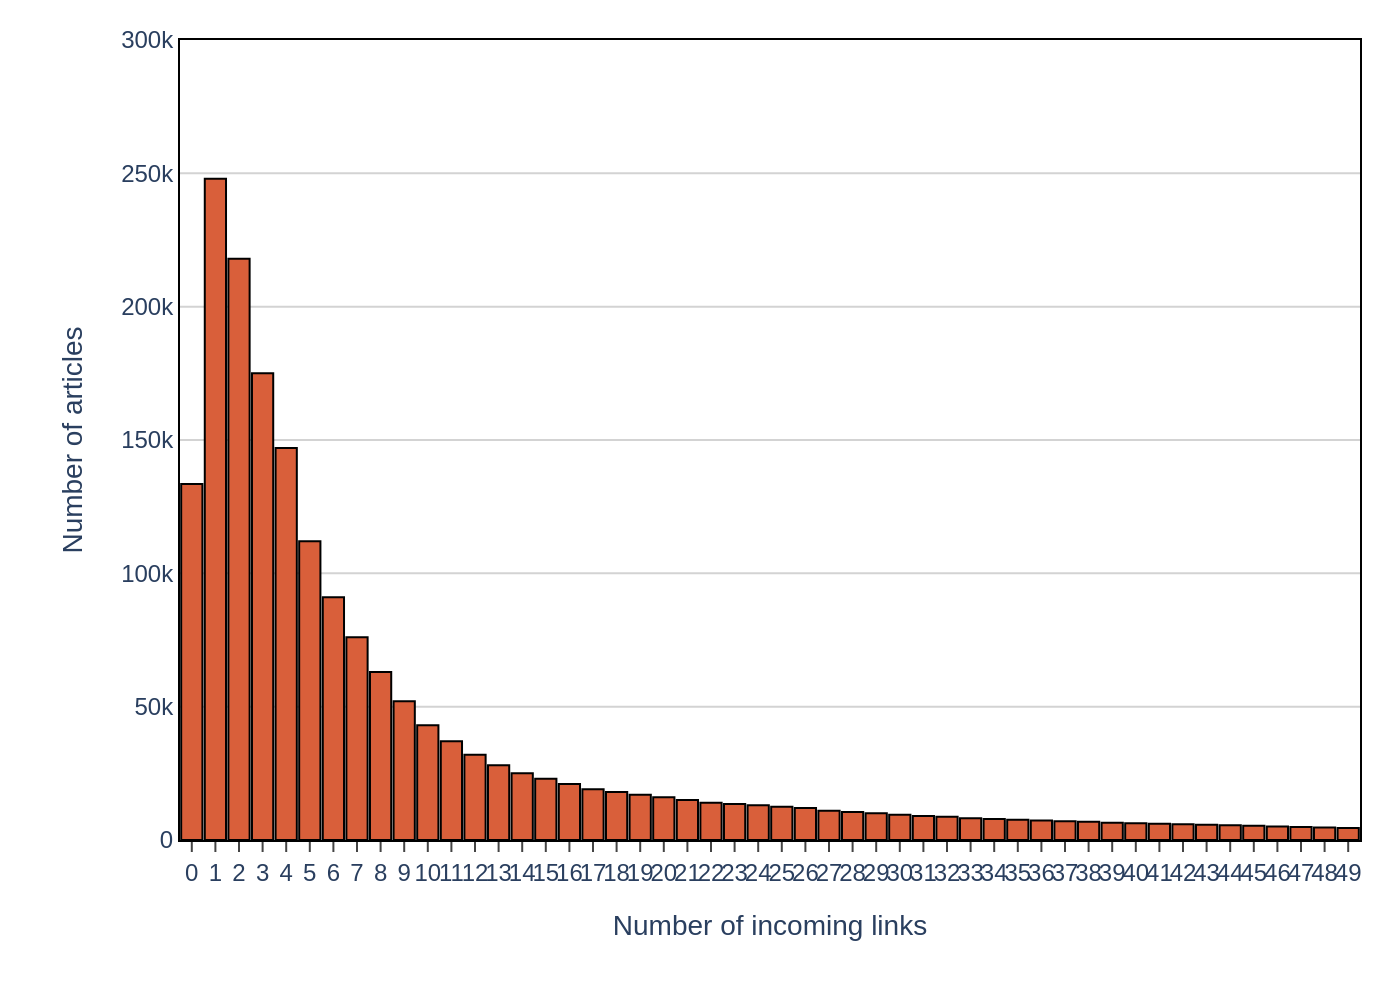

Python code for this plot:
import sys
import json
import plotly.graph_objects as go
from pathlib import Path

# Ensure a JSON file path is provided as a command-line argument
if len(sys.argv) != 2:
    print(f"Usage: python {Path(__file__).name} <json_file_path>")
    sys.exit(1)

json_file_path = Path(sys.argv[1])

# Check if the provided path is a file
if not json_file_path.is_file():
    print(f"Error: File not found at '{json_file_path}'")
    sys.exit(1)

# Read the JSON data from the file
try:
    with open(json_file_path, 'r', encoding='utf-8') as f:
        chart_info = json.load(f)
except json.JSONDecodeError:
    print(f"Error: Invalid JSON format in '{json_file_path}'")
    sys.exit(1)

# Extract data and texts from the JSON object
chart_data = chart_info.get('chart_data', [])
texts = chart_info.get('texts', {})
colors = chart_info.get('colors', [])

# Prepare data for Plotly
x_values = [d['x'] for d in chart_data]
y_values = [d['y'] for d in chart_data]

# Create the figure object
fig = go.Figure()

# Add the bar trace
fig.add_trace(go.Bar(
    x=x_values,
    y=y_values,
    marker_color=colors[0] if colors else None,
    marker_line_color='black',
    marker_line_width=1,
    name='' # Hide trace name from hover
))

# Configure the layout
fig.update_layout(
    font_family="Arial",
    xaxis_title=texts.get('x_axis_title'),
    yaxis_title=texts.get('y_axis_title'),
    plot_bgcolor='white',
    showlegend=False,
    bargap=0.1,
    margin=dict(l=90, r=20, t=20, b=80),
    title_x=0.05
)

# Customize axes to match the original chart
fig.update_xaxes(
    showline=True,
    linewidth=1,
    linecolor='black',
    mirror=True,
    ticks='outside',
    tickmode='linear',
    dtick=1,
    tickangle=0
)

fig.update_yaxes(
    showline=True,
    linewidth=1,
    linecolor='black',
    mirror=True,
    showgrid=True,
    gridwidth=1,
    gridcolor='lightgray',
    range=[0, 300000],
    tick0=0,
    dtick=50000
)

# Determine the output filename from the input JSON filename
output_filename_base = json_file_path.stem
output_image_path = f"{output_filename_base}.png"

# Save the figure as a high-resolution PNG image
fig.write_image(output_image_path, scale=2)

print(f"Chart saved to {output_image_path}")
